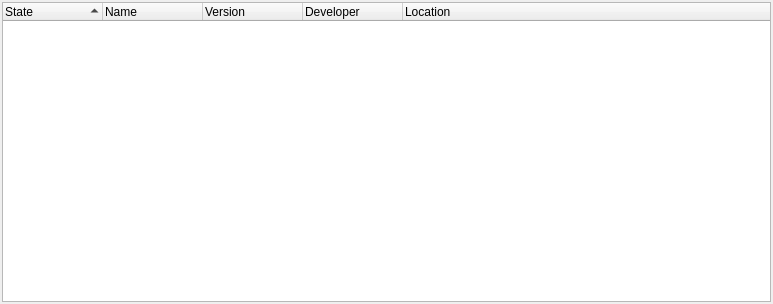
<?xml version="1.0" encoding="UTF-8"?>
<ui version="4.0">
 <class>ExtensionSystem::Internal::PluginView</class>
 <widget class="QWidget" name="ExtensionSystem::Internal::PluginView">
  <property name="geometry">
   <rect>
    <x>0</x>
    <y>0</y>
    <width>773</width>
    <height>304</height>
   </rect>
  </property>
  <layout class="QGridLayout" name="gridLayout">
   <property name="margin">
    <number>2</number>
   </property>
   <item row="0" column="0">
    <widget class="QTreeWidget" name="pluginWidget">
     <property name="alternatingRowColors">
      <bool>true</bool>
     </property>
     <property name="indentation">
      <number>0</number>
     </property>
     <property name="rootIsDecorated">
      <bool>false</bool>
     </property>
     <property name="uniformRowHeights">
      <bool>true</bool>
     </property>
     <property name="itemsExpandable">
      <bool>false</bool>
     </property>
     <property name="sortingEnabled">
      <bool>true</bool>
     </property>
     <property name="columnCount">
      <number>5</number>
     </property>
     <column>
      <property name="text">
       <string>State</string>
      </property>
     </column>
     <column>
      <property name="text">
       <string>Name</string>
      </property>
     </column>
     <column>
      <property name="text">
       <string>Version</string>
      </property>
     </column>
     <column>
      <property name="text">
       <string>Developer</string>
      </property>
     </column>
     <column>
      <property name="text">
       <string>Location</string>
      </property>
     </column>
    </widget>
   </item>
  </layout>
 </widget>
 <resources/>
 <connections/>
</ui>
